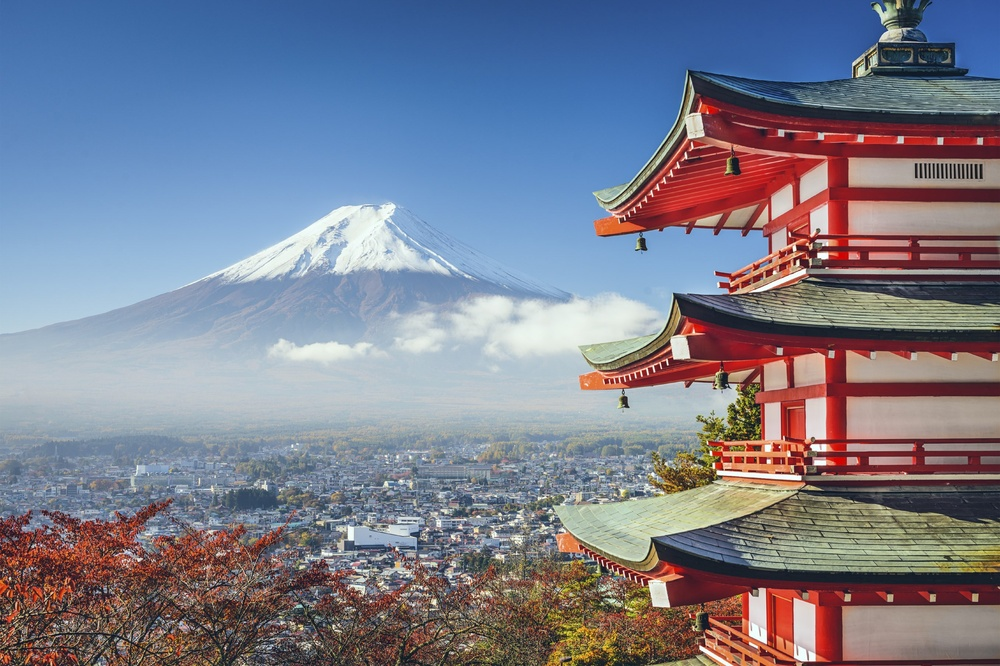
#> input picture Lab2_Image-Enhancement/assets/img2.jpg, 1000 x 666 px, shrunk from 2716 x 1810 before the run
$ jupyter execute Lab2_2_Image-Enhancement-with-Statistical-Operation.ipynb
#> lines starting #> are read from the running program, lines starting #| are printed output that depends on the picture
# **Lab2.2 : Image Enhancement with Statistical Operation**

In this lab, you will execute two techniques: Image Histogram Equalization and Histogram Matching. Additionally, you will explore the pixel values of the image through a histogram.

[cell 1]
import cv2
import matplotlib.pyplot as plt
import numpy as np
from mpl_toolkits.axes_grid1 import ImageGrid

## **Histogram Equalization**
Read an image using OpenCV (Use your own image).

[cell 2]
### START CODE HERE ###
img = cv2.imread("./assets/img2.jpg")
#> img is the input picture: shape (666, 1000, 3); mean B, G, R 141.7, 126, 123.3


plt.imshow(img)
### END CODE HERE ###

Complete the `plot_histogram()` function below. This function returns the histogram of an image's pixel values, using `cv2.calcHist()`.

[cell 3]
### START CODE HERE ###
def plot_histogram(image):
    hist = cv2.calcHist([image], [0], None, [256], [0, 256])
#> hist = 256 values, max 8064 at index 205, min 74 at index 1, mean 2601.6
    plt.figure(figsize=(10, 5))
    return hist
### END CODE HERE ###

Display the output like the reference image below using subplot, where the first plot is the image and the second plot is the histogram of each channel.

<details>

<summary>
<font size="3" color="orange">
<b>Expected output</b>
</font>
</summary>

- The output should resemble this, but not be identical

</details>

[cell 4]
### START CODE HERE ###

fig, axs = plt.subplots(1, 2, figsize=(12, 6))
axs[0].imshow(img)
axs[0].set_title('Original Image')
axs[0].axis('off')

hist = plot_histogram(img)
hist_r = plot_histogram(img[:, :, 0])
#> hist_r has the same summary as hist in plot_histogram
hist_g = plot_histogram(img[:, :, 1])
#> hist_g = 256 values, max 6136 at index 198, min 10 at index 1, mean 2601.6
hist_b = plot_histogram(img[:, :, 2])
#> hist_b = 256 values, max 5665 at index 58, min 2 at index 1, mean 2601.6
axs[1].plot(hist, color='black', label='All Channels')
axs[1].plot(hist_r, color='red', label='Red Channel')
axs[1].plot(hist_g, color='green', label='Green Channel')
axs[1].plot(hist_b, color='blue', label='Blue Channel')
axs[1].set_title('Histogram')


### END CODE HERE ###
#> figure, not shown here; B, G, R data is drawn as R, G, B; panel 2: curve peaks at x = 205, y = 8064; panel 2: curve peaks at x = 205, y = 8064; panel 2: curve peaks at x = 198, y = 6136

Now let's equalize the histogram of all channel using `cv2.equalizeHistogram()`<br/>
Display the output like the reference image below using subplot, where the first plot is the image and the second plot is the histogram of each channel that that has been equalized.

<details>

<summary>
<font size="3" color="orange">
<b>Expected output</b>
</font>
</summary>

- The output should resemble this, but not be identical

</details>

[cell 5]
### START CODE HERE ###

fig, axs = plt.subplots(1, 2, figsize=(12, 6))

# Split the image into its BGR channels
b, g, r = cv2.split(img)
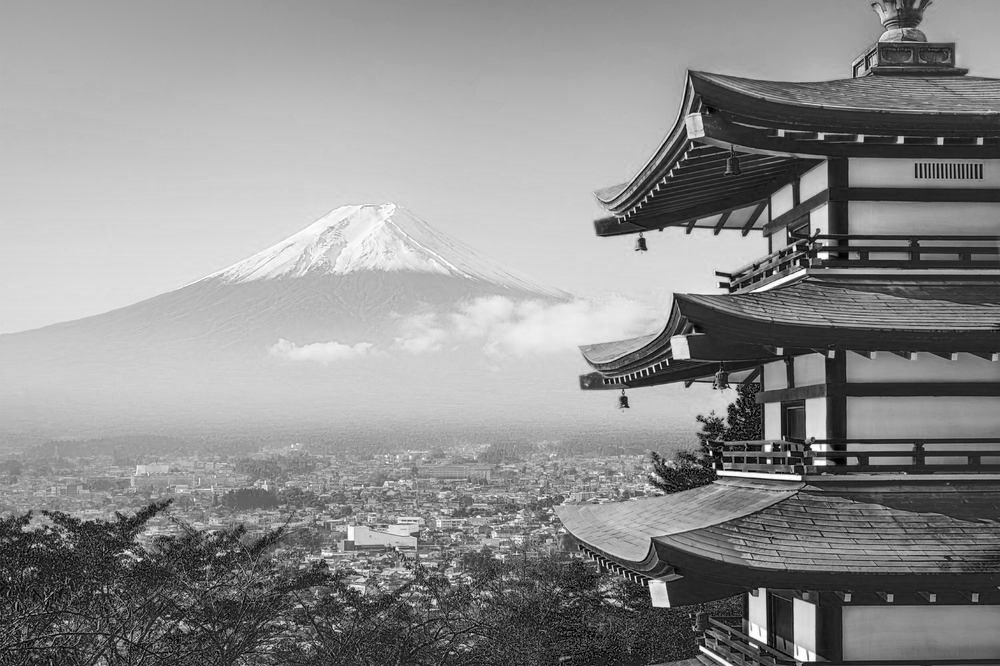
#> b: shape (666, 1000); min 0, max 255, mean 141.7

# Equalize each channel separately
eq_b = cv2.equalizeHist(b)
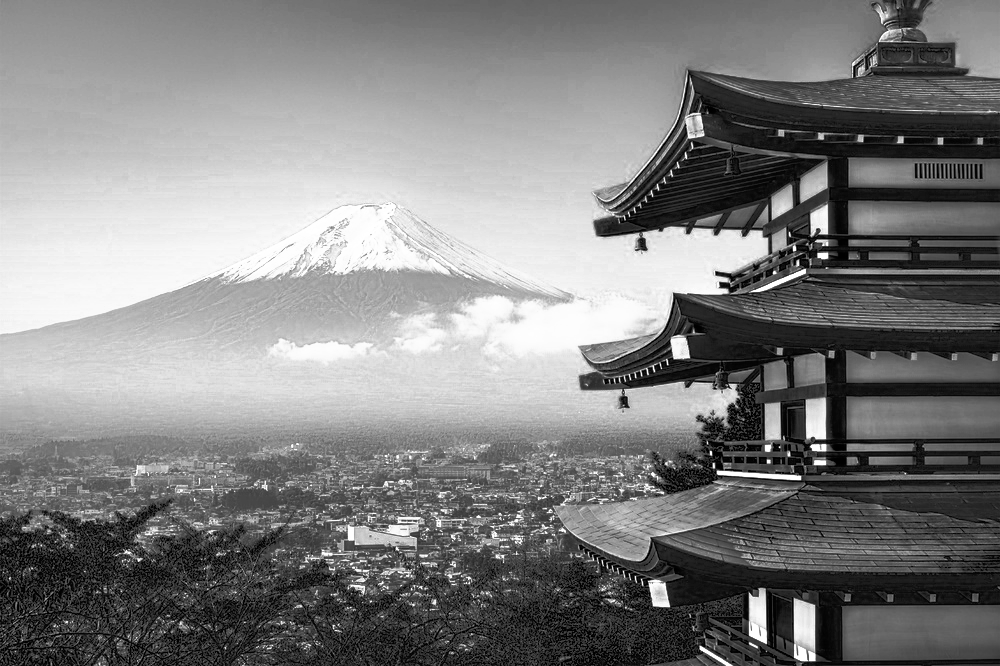
#> eq_b: shape (666, 1000); min 0, max 255, mean 128.1
eq_g = cv2.equalizeHist(g)
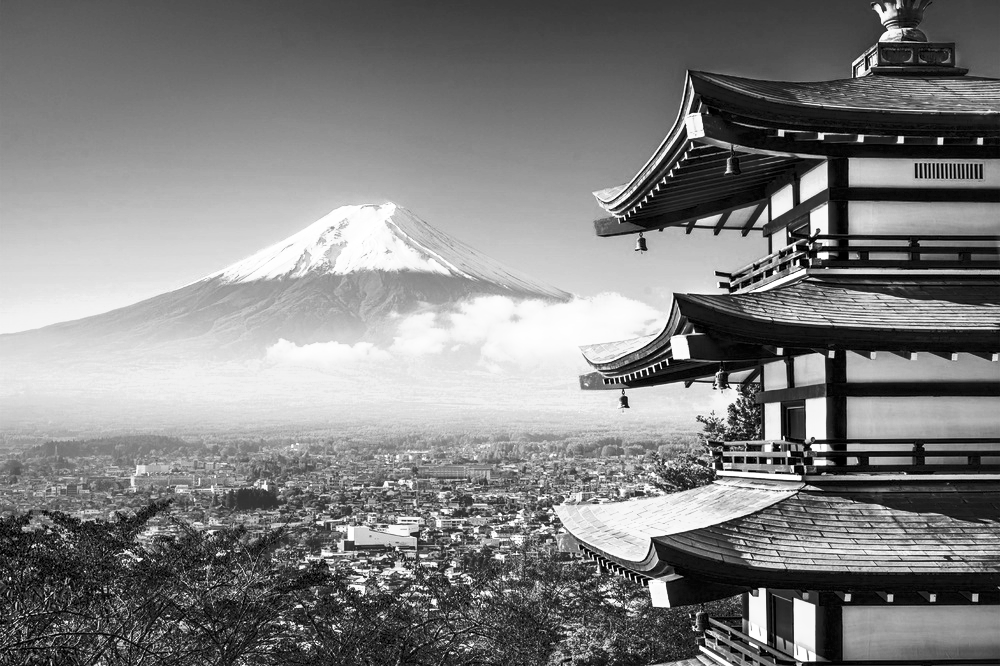
#> eq_g: shape (666, 1000); min 0, max 255, mean 128.2
eq_r = cv2.equalizeHist(r)
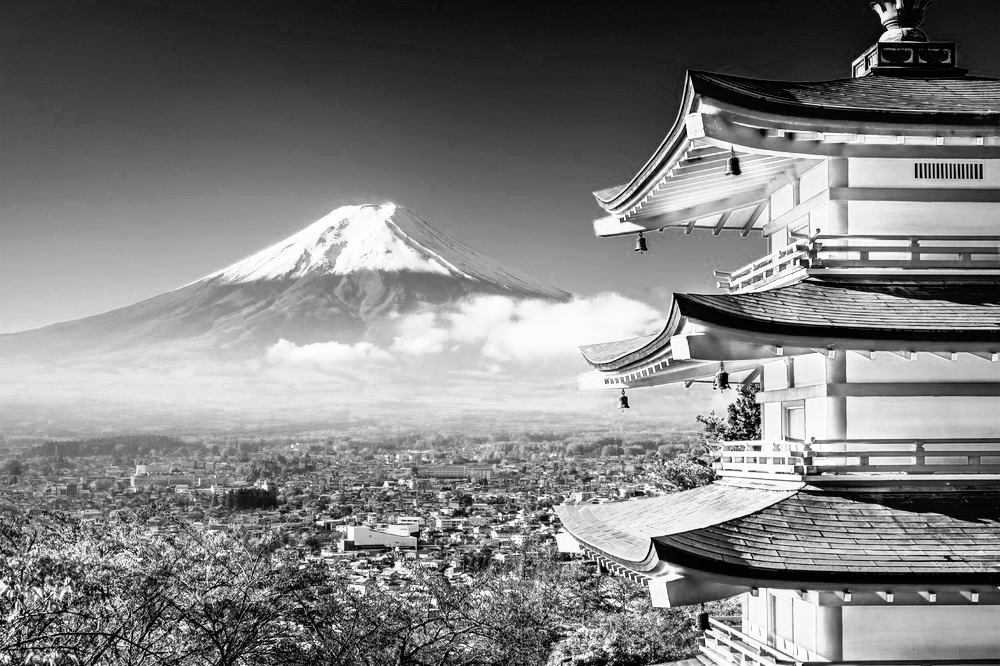
#> eq_r: shape (666, 1000); min 0, max 255, mean 128.2

# Merge the channels back
equalized_img = cv2.merge((eq_b, eq_g, eq_r))
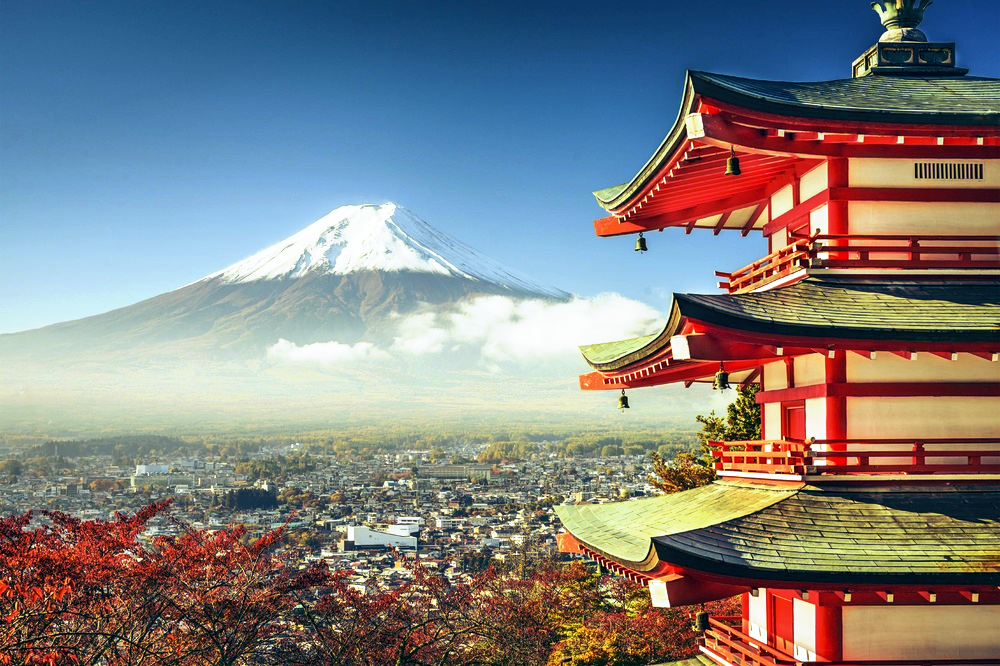
#> equalized_img: shape (666, 1000, 3); mean B, G, R 128.1, 128.2, 128.2

# Convert BGR to RGB for displaying with matplotlib
equalized_img_rgb = cv2.cvtColor(equalized_img, cv2.COLOR_BGR2RGB)
axs[0].imshow(equalized_img_rgb)
axs[0].set_title('Equalized Image')
axs[0].axis('off')

# Plot histogram for each channel
eq_hist_r = plot_histogram(eq_r)
#> eq_hist_r = 256 values, max 5665 at index 31, min 0 at index 13, mean 2601.6
eq_hist_g = plot_histogram(eq_g)
#> eq_hist_g = 256 values, max 6136 at index 234, min 0 at index 6, mean 2601.6
eq_hist_b = plot_histogram(eq_b)
#> eq_hist_b = 256 values, max 8064 at index 214, min 0 at index 10, mean 2601.6
axs[1].plot(eq_hist_r, color='red', label='Red Channel')
axs[1].plot(eq_hist_g, color='green', label='Green Channel')
axs[1].plot(eq_hist_b, color='blue', label='Blue Channel')
axs[1].set_title('Histogram (Equalized)')
axs[1].legend()
plt.tight_layout()
plt.show()
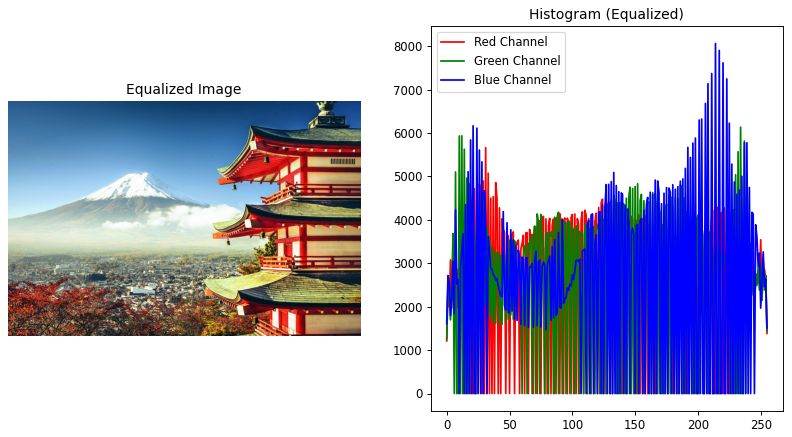
#> figure drawn by matplotlib, 2 panels; panel 2: curve peaks at x = 31, y = 5665; panel 2: curve peaks at x = 234, y = 6136; panel 2: curve peaks at x = 214, y = 8064


### END CODE HERE ###

## **Image Histogram Matching**
Read 2 images using OpenCV. Use your own images. One image will be the input image and the other will be the template image.

[cell 6]
### START CODE HERE ###


img1 = cv2.imread("./assets/img2.jpg")
img2 = cv2.imread("./assets/img2-1.jpg")
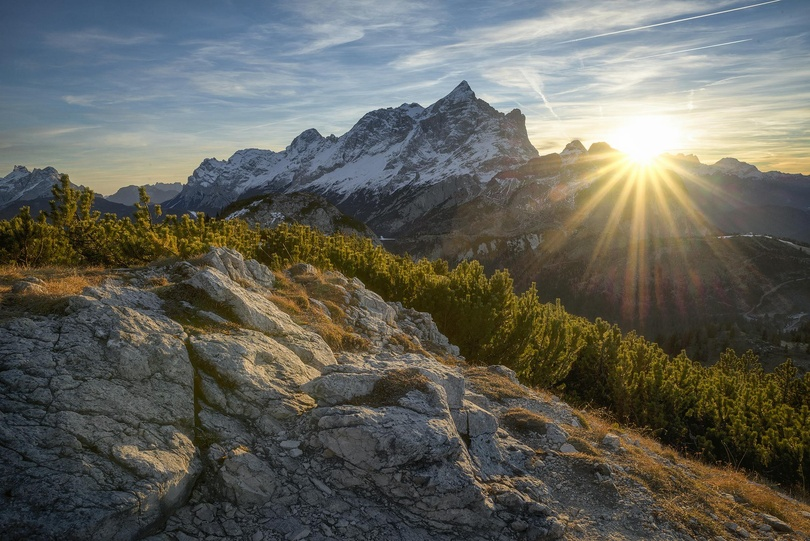
#> input picture Lab2_Image-Enhancement/assets/img2-1.jpg, 810 x 541 px, shrunk from 2200 x 1469 before the run
#> img2 is the input picture: shape (541, 810, 3); mean B, G, R 90.4, 98.2, 98.1


### END CODE HERE ###
